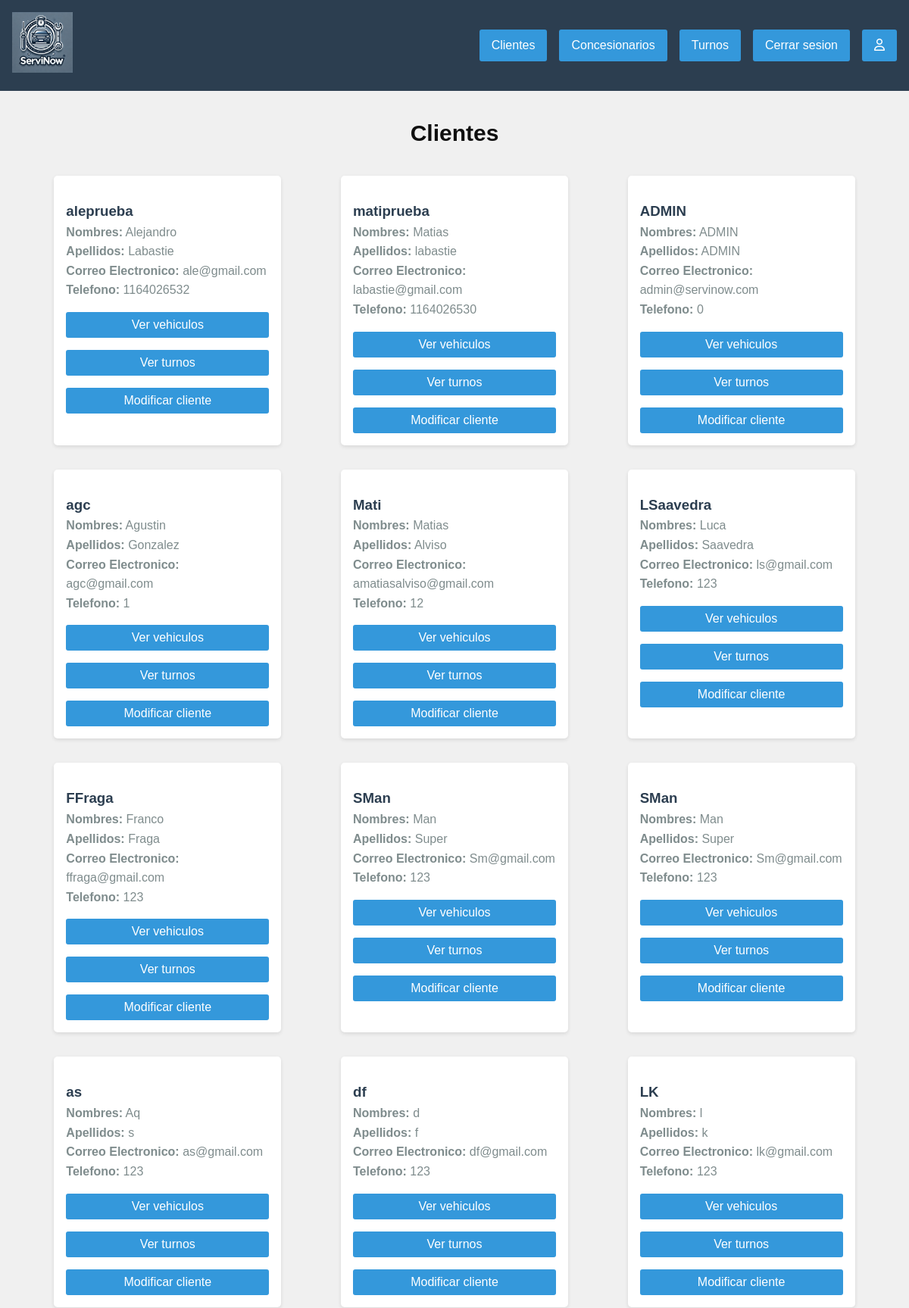
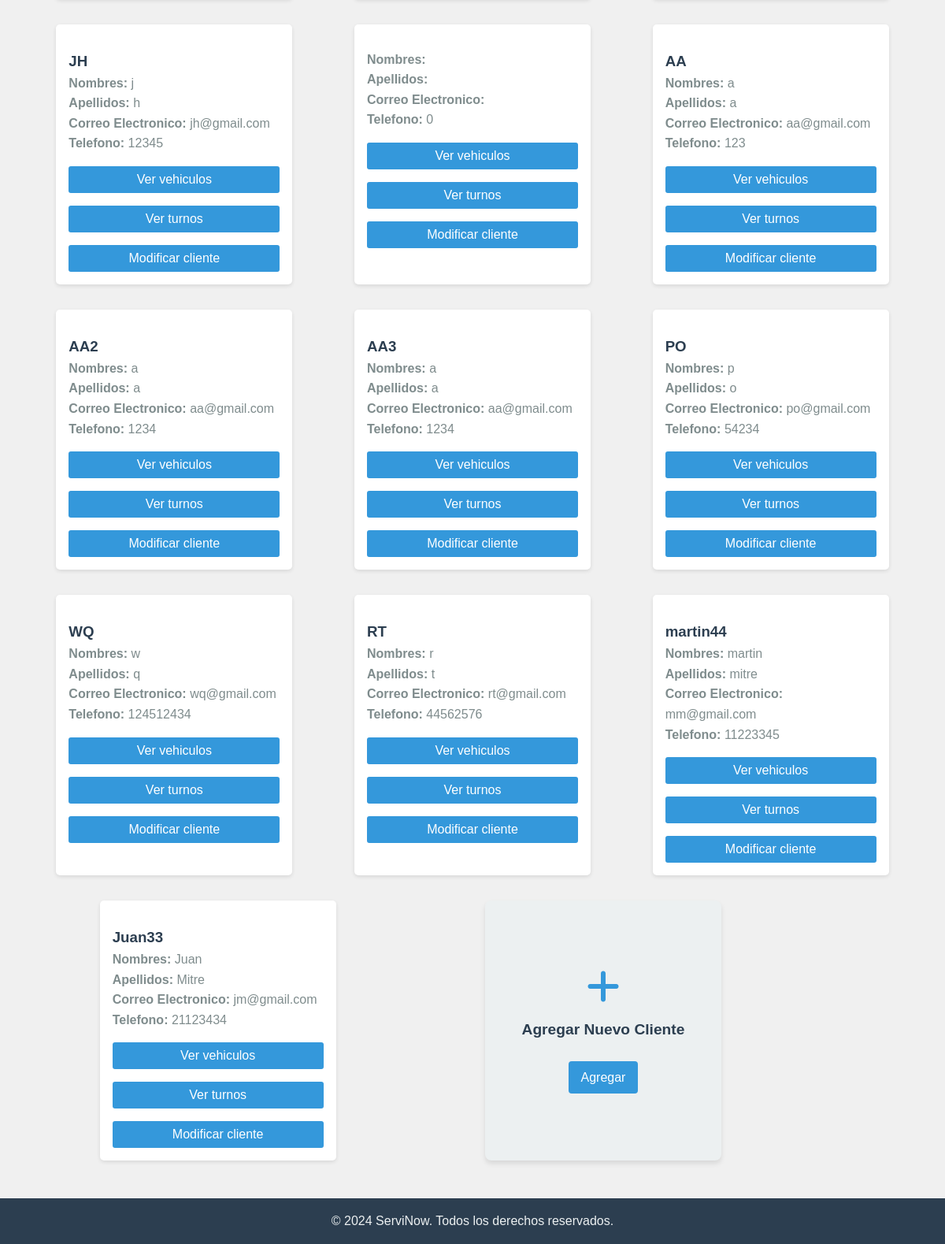
The app's page /php/vista_clientes.php with its own data (2 pictures, top to bottom).
### tables this page shows
CREATE TABLE `cliente` (
  `CODIGO_CLIENTE` int(4) NOT NULL,
  `NOMBRES` varchar(30) NOT NULL,
  `APELLIDOS` varchar(30) NOT NULL,
  `CORREO_ELECTRONICO` varchar(40) NOT NULL,
  `USUARIO` varchar(30) NOT NULL,
  `CONTRASEÑA` varchar(255) NOT NULL,
  `TELEFONO` int(10) NOT NULL,
  `TIPO_CLIENTE` varchar(20) NOT NULL,
  `BORRADO` tinyint(1) NOT NULL
);

### php/vista_clientes.php (the view, shortened to what this page needs)
<!DOCTYPE html>
<html lang="es">
<head>
    <link rel="stylesheet" href="http://localhost/Proyecto%20Final/estilos.css">
</head>
<body>
    <header>
        <nav class="navegador">
            <a href="http://localhost/Proyecto%20Final/html/vista_admin.php"><img id="inicio" src="http://localhost/Proyecto%20Final/img/icono.webp" alt="ServiNow" height="80"></a>
            <ul class="lista">
               <li><a href="http://localhost/Proyecto%20Final/php/vista_clientes.php">Clientes</a></li>
               <li><a href="http://localhost/Proyecto%20Final/php/vista_concesionarios.php">Concesionarios</a></li>
               <li><a href="http://localhost/Proyecto%20Final/php/vista_turnos.php">Turnos</a></li>
               <li><a href="http://localhost/Proyecto%20Final/php/salir.php">Cerrar sesion</a></li>
               <li><a href="http://localhost/Proyecto%20Final/html/vista_perfil.php"><i class="fa-regular fa-user"></i></a></li>
            </ul>
        </nav>
    </header>
    <article class="pag_principal">
        <h1>Clientes</h1>
        <section class="concesionarios">
            <?php
            include("conexion.php");
            $consulta = mysqli_query($conexion, "SELECT * FROM CLIENTE ");
            $resultado = mysqli_num_rows($consulta);
            if ($resultado != 0) {
                while($fila = mysqli_fetch_array($consulta)) {
                    echo "<div class='tarjeta-concesionario'>";
                    echo "<h3>" . $fila['USUARIO'] . "</h3>";
                    echo "<p><strong>Nombres:</strong> " . $fila['NOMBRES'] . "</p>";
                    echo "<p><strong>Apellidos:</strong> " . $fila['APELLIDOS'] . "</p>";
                    echo "<p><strong>Correo Electronico:</strong> " . $fila['CORREO_ELECTRONICO'] . "</p>";
                    echo "<p><strong>Telefono:</strong> " . $fila['TELEFONO'] . "</p>";
                    echo "<form action='http://localhost/Proyecto%20Final/php/vista_vehiculos.php' method='POST'>";
                    echo "<button type='submit' class='boton-reservar'>Ver vehiculos</button>";
                    echo "</form>";
                    echo "<form action='http://localhost/Proyecto%20Final/html/vista_turnos.php' method='POST'>";
                    echo "<button type='submit' class='boton-reservar'>Ver turnos</button>";
                    echo "</form>";
                    echo "<form action='http://localhost/Proyecto%20Final/html/vista_cliente.php' method='POST'>";
                    echo "<button type='submit' class='boton-reservar'>Modificar cliente</button>";
                    echo "</form>";
                    echo "</div>";
                }
            }
            else {
                echo "0 resultados";
            }
        ?>
         <div class="tarjeta-vehiculo nuevo-vehiculo">
                <i class="fa-solid fa-plus"></i>
                <h3>Agregar Nuevo Cliente</h3>
                <a href="http://localhost/Proyecto%20Final/html/vista_cargar_cliente.php" class="boton-agregar">Agregar</a>
        </div>
    </article>
    <footer>
        <p>&copy; 2024 ServiNow. Todos los derechos reservados.</p>
    </footer>
</body>
</html>

### estilos.css (style rules this page uses)
* { margin: 0; padding: 0; box-sizing: border-box; }
html, body { height: 100%; margin: 0; padding: 0; }
body { display: flex; flex-direction: column; font-family: Arial, sans-serif; background-color: #f0f0f0; color: #333; line-height: 1.6; }
.pag_principal { flex: 1 0 auto; max-width: 1200px; margin: 0 auto; padding: 2rem; }
footer { flex-shrink: 0; background-color: #2c3e50; color: #ecf0f1; text-align: center; padding: 1rem; margin-top: auto; }
.navegador { background-color: #2c3e50; padding: 1rem; display: flex; justify-content: space-between; align-items: center; }
.lista { list-style-type: none; display: flex; }
.lista li { margin-left: 1rem; }
h1, h2 { color: #0f0f0f; margin-bottom: 1rem; font-size: 30px; text-align: center; justify-content: center; }
ul a { display: inline-block; background-color: #3498db; color: #fff; padding: 0.5rem 1rem; text-decoration: none; border-radius: 3px; transition: background-color 0.3s ease; }
.concesionarios { display: flex; flex-wrap: wrap; justify-content: space-around; }
.tarjeta-concesionario { background-color: #fff; border-radius: 5px; box-shadow: 0 2px 5px rgba(0,0,0,0.1); margin: 1rem; padding: 1rem; width: 300px; }
.tarjeta-concesionario h3 { color: #2c3e50; margin-top: 1rem; }
.tarjeta-concesionario p { color: #7f8c8d; }
.boton-reservar { background-color: #3498db; border: none; border-radius: 3px; color: #fff; cursor: pointer; display: block; margin-top: 1rem; padding: 0.5rem 1rem; text-align: center; text-decoration: none; transition: background-color 0.3s ease; }
.tarjeta-vehiculo { background-color: #fff; border-radius: 8px; box-shadow: 0 4px 6px rgba(0, 0, 0, 0.1); margin: 1rem; padding: 1.5rem; width: 300px; transition: transform 0.3s ease; }
.tarjeta-vehiculo h3 { color: #2c3e50; margin-bottom: 0.5rem; font-size: 1.2rem; }
.boton-editar, .boton-agregar { background-color: #3498db; border: none; border-radius: 4px; color: #fff; cursor: pointer; display: block; margin-top: 1rem; padding: 0.5rem 1rem; text-align: center; text-decoration: none; transition: background-color 0.3s ease; }
.nuevo-vehiculo { display: flex; flex-direction: column; align-items: center; justify-content: center; background-color: #ecf0f1; }
.nuevo-vehiculo i { font-size: 3rem; color: #3498db; margin-bottom: 1rem; }
.nuevo-vehiculo h3 { text-align: center; }
button { background: #3498db; color: white; border: none; padding: 12px 30px; border-radius: 8px; font-size: 16px; cursor: pointer; width: 100%; transition: background-color 0.3s; }
button { background: #3498db; border: none; padding: 12px 30px; border-radius: 8px; font-size: 16px; cursor: pointer; width: 100%; transition: background-color 0.3s; }

### records on screen
cliente: USUARIO "aleprueba", NOMBRES "Alejandro", APELLIDOS "Labastie", CORREO_ELECTRONICO "ale@gmail.com", TELEFONO "1164026532"
cliente: USUARIO "matiprueba", NOMBRES "Matias", APELLIDOS "labastie", CORREO_ELECTRONICO "labastie@gmail.com", TELEFONO "1164026530"
cliente: USUARIO "ADMIN", NOMBRES "ADMIN", APELLIDOS "ADMIN", CORREO_ELECTRONICO "admin@servinow.com", TELEFONO "0"
cliente: USUARIO "agc", NOMBRES "Agustin", APELLIDOS "Gonzalez", CORREO_ELECTRONICO "agc@gmail.com", TELEFONO "1"
cliente: USUARIO "Mati", NOMBRES "Matias", APELLIDOS "Alviso", CORREO_ELECTRONICO "amatiasalviso@gmail.com", TELEFONO "12"
cliente: USUARIO "LSaavedra", NOMBRES "Luca", APELLIDOS "Saavedra", CORREO_ELECTRONICO "ls@gmail.com", TELEFONO "123"
cliente: USUARIO "FFraga", NOMBRES "Franco", APELLIDOS "Fraga", CORREO_ELECTRONICO "ffraga@gmail.com", TELEFONO "123"
cliente: USUARIO "SMan", NOMBRES "Man", APELLIDOS "Super", CORREO_ELECTRONICO "Sm@gmail.com", TELEFONO "123"
cliente: USUARIO "SMan", NOMBRES "Man", APELLIDOS "Super", CORREO_ELECTRONICO "Sm@gmail.com", TELEFONO "123"
cliente: USUARIO "as", NOMBRES "Aq", APELLIDOS "s", CORREO_ELECTRONICO "as@gmail.com", TELEFONO "123"
cliente: USUARIO "df", NOMBRES "d", APELLIDOS "f", CORREO_ELECTRONICO "df@gmail.com", TELEFONO "123"
cliente: USUARIO "LK", NOMBRES "l", APELLIDOS "k", CORREO_ELECTRONICO "lk@gmail.com", TELEFONO "123"
cliente: USUARIO "JH", NOMBRES "j", APELLIDOS "h", CORREO_ELECTRONICO "jh@gmail.com", TELEFONO "12345"
cliente: TELEFONO "0"
cliente: USUARIO "AA", NOMBRES "a", APELLIDOS "a", CORREO_ELECTRONICO "aa@gmail.com", TELEFONO "123"
cliente: USUARIO "AA2", NOMBRES "a", APELLIDOS "a", CORREO_ELECTRONICO "aa@gmail.com", TELEFONO "1234"
cliente: USUARIO "AA3", NOMBRES "a", APELLIDOS "a", CORREO_ELECTRONICO "aa@gmail.com", TELEFONO "1234"
cliente: USUARIO "PO", NOMBRES "p", APELLIDOS "o", CORREO_ELECTRONICO "po@gmail.com", TELEFONO "54234"
cliente: USUARIO "WQ", NOMBRES "w", APELLIDOS "q", CORREO_ELECTRONICO "wq@gmail.com", TELEFONO "124512434"
cliente: USUARIO "RT", NOMBRES "r", APELLIDOS "t", CORREO_ELECTRONICO "rt@gmail.com", TELEFONO "44562576"
cliente: USUARIO "martin44", NOMBRES "martin", APELLIDOS "mitre", CORREO_ELECTRONICO "mm@gmail.com", TELEFONO "11223345"
cliente: USUARIO "Juan33", NOMBRES "Juan", APELLIDOS "Mitre", CORREO_ELECTRONICO "jm@gmail.com", TELEFONO "21123434"
